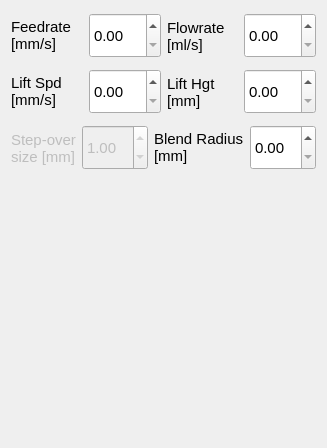
           <widget class="QWidget" name="tab_masking_tool">
            <attribute name="title">
             <string>Masking Tool</string>
            </attribute>
            <layout class="QVBoxLayout" name="verticalLayout_39">
             <item>
              <layout class="QHBoxLayout" name="horizontalLayout_52">
               <item>
                <widget class="QLabel" name="label_46">
                 <property name="sizePolicy">
                  <sizepolicy hsizetype="Preferred" vsizetype="Fixed">
                   <horstretch>0</horstretch>
                   <verstretch>0</verstretch>
                  </sizepolicy>
                 </property>
                 <property name="font">
                  <font>
                   <pointsize>11</pointsize>
                  </font>
                 </property>
                 <property name="text">
                  <string>Feedrate
[mm/s]</string>
                 </property>
                </widget>
               </item>
               <item>
                <widget class="QDoubleSpinBox" name="doubleSpinBox_masking_feedrate">
                 <property name="minimumSize">
                  <size>
                   <width>0</width>
                   <height>45</height>
                  </size>
                 </property>
                 <property name="font">
                  <font>
                   <pointsize>11</pointsize>
                  </font>
                 </property>
                 <property name="styleSheet">
                  <string notr="true"/>
                 </property>
                 <property name="locale">
                  <locale language="English" country="UnitedStates"/>
                 </property>
                </widget>
               </item>
               <item>
                <widget class="QLabel" name="label_50">
                 <property name="sizePolicy">
                  <sizepolicy hsizetype="Preferred" vsizetype="Fixed">
                   <horstretch>0</horstretch>
                   <verstretch>0</verstretch>
                  </sizepolicy>
                 </property>
                 <property name="minimumSize">
                  <size>
                   <width>0</width>
                   <height>50</height>
                  </size>
                 </property>
                 <property name="font">
                  <font>
                   <pointsize>11</pointsize>
                  </font>
                 </property>
                 <property name="text">
                  <string>Flowrate
[ml/s]</string>
                 </property>
                </widget>
               </item>
               <item>
                <widget class="QDoubleSpinBox" name="doubleSpinBox_masking_flowrate">
                 <property name="minimumSize">
                  <size>
                   <width>0</width>
                   <height>45</height>
                  </size>
                 </property>
                 <property name="font">
                  <font>
                   <pointsize>11</pointsize>
                  </font>
                 </property>
                 <property name="styleSheet">
                  <string notr="true"/>
                 </property>
                 <property name="locale">
                  <locale language="English" country="UnitedStates"/>
                 </property>
                </widget>
               </item>
              </layout>
             </item>
             <item>
              <layout class="QHBoxLayout" name="horizontalLayout_56">
               <item>
                <widget class="QLabel" name="label_54">
                 <property name="sizePolicy">
                  <sizepolicy hsizetype="Preferred" vsizetype="Fixed">
                   <horstretch>0</horstretch>
                   <verstretch>0</verstretch>
                  </sizepolicy>
                 </property>
                 <property name="font">
                  <font>
                   <pointsize>11</pointsize>
                  </font>
                 </property>
                 <property name="text">
                  <string>Lift Spd
[mm/s]</string>
                 </property>
                </widget>
               </item>
               <item>
                <widget class="QDoubleSpinBox" name="doubleSpinBox_masking_lift_speed">
                 <property name="minimumSize">
                  <size>
                   <width>0</width>
                   <height>45</height>
                  </size>
                 </property>
                 <property name="font">
                  <font>
                   <pointsize>11</pointsize>
                  </font>
                 </property>
                 <property name="styleSheet">
                  <string notr="true"/>
                 </property>
                 <property name="locale">
                  <locale language="English" country="UnitedStates"/>
                 </property>
                </widget>
               </item>
               <item>
                <widget class="QLabel" name="label_57">
                 <property name="sizePolicy">
                  <sizepolicy hsizetype="Preferred" vsizetype="Fixed">
                   <horstretch>0</horstretch>
                   <verstretch>0</verstretch>
                  </sizepolicy>
                 </property>
                 <property name="minimumSize">
                  <size>
                   <width>0</width>
                   <height>50</height>
                  </size>
                 </property>
                 <property name="font">
                  <font>
                   <pointsize>11</pointsize>
                  </font>
                 </property>
                 <property name="text">
                  <string>Lift Hgt
[mm]</string>
                 </property>
                </widget>
               </item>
               <item>
                <widget class="QDoubleSpinBox" name="doubleSpinBox_masking_lift_height">
                 <property name="minimumSize">
                  <size>
                   <width>0</width>
                   <height>45</height>
                  </size>
                 </property>
                 <property name="font">
                  <font>
                   <pointsize>11</pointsize>
                  </font>
                 </property>
                 <property name="styleSheet">
                  <string notr="true"/>
                 </property>
                 <property name="locale">
                  <locale language="English" country="UnitedStates"/>
                 </property>
                </widget>
               </item>
              </layout>
             </item>
             <item>
              <layout class="QHBoxLayout" name="horizontalLayout_86">
               <item>
                <widget class="QLabel" name="label_110">
                 <property name="enabled">
                  <bool>false</bool>
                 </property>
                 <property name="sizePolicy">
                  <sizepolicy hsizetype="Preferred" vsizetype="Fixed">
                   <horstretch>0</horstretch>
                   <verstretch>0</verstretch>
                  </sizepolicy>
                 </property>
                 <property name="minimumSize">
                  <size>
                   <width>0</width>
                   <height>50</height>
                  </size>
                 </property>
                 <property name="font">
                  <font>
                   <pointsize>11</pointsize>
                  </font>
                 </property>
                 <property name="text">
                  <string>Step-over
size [mm]</string>
                 </property>
                </widget>
               </item>
               <item>
                <widget class="QDoubleSpinBox" name="doubleSpinBox_masking_step_size">
                 <property name="enabled">
                  <bool>false</bool>
                 </property>
                 <property name="minimumSize">
                  <size>
                   <width>0</width>
                   <height>45</height>
                  </size>
                 </property>
                 <property name="font">
                  <font>
                   <pointsize>11</pointsize>
                  </font>
                 </property>
                 <property name="styleSheet">
                  <string notr="true"/>
                 </property>
                 <property name="locale">
                  <locale language="English" country="UnitedStates"/>
                 </property>
                 <property name="value">
                  <double>1.000000000000000</double>
                 </property>
                </widget>
               </item>
               <item>
                <widget class="QLabel" name="label_107">
                 <property name="sizePolicy">
                  <sizepolicy hsizetype="Preferred" vsizetype="Fixed">
                   <horstretch>0</horstretch>
                   <verstretch>0</verstretch>
                  </sizepolicy>
                 </property>
                 <property name="font">
                  <font>
                   <pointsize>11</pointsize>
                  </font>
                 </property>
                 <property name="text">
                  <string>Blend Radius
[mm]</string>
                 </property>
                </widget>
               </item>
               <item>
                <widget class="QDoubleSpinBox" name="doubleSpinBox_masking_blend_radius">
                 <property name="minimumSize">
                  <size>
                   <width>0</width>
                   <height>45</height>
                  </size>
                 </property>
                 <property name="font">
                  <font>
                   <pointsize>11</pointsize>
                  </font>
                 </property>
                 <property name="styleSheet">
                  <string notr="true"/>
                 </property>
                 <property name="locale">
                  <locale language="English" country="UnitedStates"/>
                 </property>
                 <property name="maximum">
                  <double>50.000000000000000</double>
                 </property>
                </widget>
               </item>
              </layout>
             </item>
             <item>
              <spacer name="verticalSpacer_25">
               <property name="orientation">
                <enum>Qt::Vertical</enum>
               </property>
               <property name="sizeHint" stdset="0">
                <size>
                 <width>20</width>
                 <height>237</height>
                </size>
               </property>
              </spacer>
             </item>
             <item>
              <spacer name="verticalSpacer_24">
               <property name="orientation">
                <enum>Qt::Vertical</enum>
               </property>
               <property name="sizeHint" stdset="0">
                <size>
                 <width>20</width>
                 <height>27</height>
                </size>
               </property>
              </spacer>
             </item>
            </layout>
           </widget>
